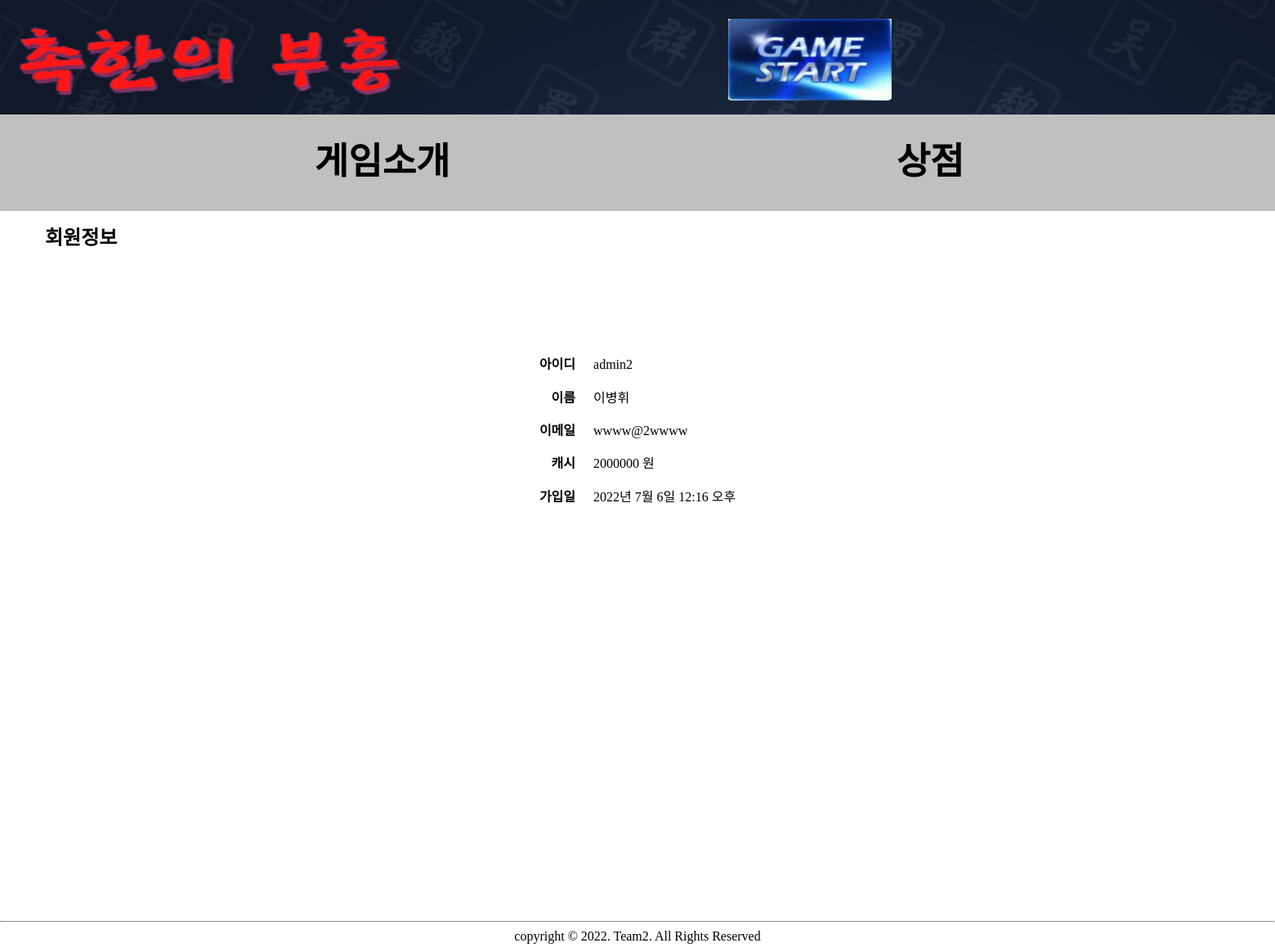
Page /myinfo/ (signed in) on the committed database.
### member/models.py (models this page shows, shortened)
class Member(models.Model):
    id=models.AutoField(primary_key=True)
    userid = models.CharField(max_length=18)
    passwd=models.CharField(max_length=18)
    name=models.CharField(max_length=5)
    jumin=models.CharField(max_length=13, default='')
    phone=models.CharField(max_length=11, default='')
    email=models.CharField(max_length=100)
    cash=models.IntegerField(default=0)
    regdate=models.DateTimeField(default=datetime.now)
    class Meta:
        db_table = 'member'     # 생성할 테이블 이름 지정
        ordering = ['-regdate'] # 정렬기준 지정 최근가입일부터 정렬

### member/views.py (the view)
# urls.py: path('myinfo/', views.myinfo, name='myinfo'),
def myinfo(request):
    member = {}
    if request.session.get('userid'):
        userid = request.session.get('userid')
        member = Member.objects.get(userid=userid)
    context = {'member': member}
    return render(request, 'myinfo.html', context)

### templates/myinfo.html (shortened to what this page needs)
{% extends 'project.html' %}
{% block content %}
    <h2>회원정보</h2>
        <table>
            <tr><th>아이디</th><td>{{ member.userid }}</td></tr>
            <tr><th>이름</th><td>{{ member.name }}</td></tr>
            <tr><th>이메일</th><td>{{ member.email }}</td></tr>
            <tr><th>캐시</th><td>{{ member.cash }} 원</td></tr>
            <tr><th>가입일</th><td>{{ member.regdate }}</td></tr>
        </table>
{% endblock %}

### templates/myinfo.html (style rules this page uses)
table { margin: 120px auto }
th, td { padding: 10px }
th { text-align: right }
h2 { margin-left: 55px }

### rows in the picture
Member: userid "admin2", name "이병휘", email "wwww@2wwww", cash "2000000", regdate "2022년 7월 6일 12:16 오후"
